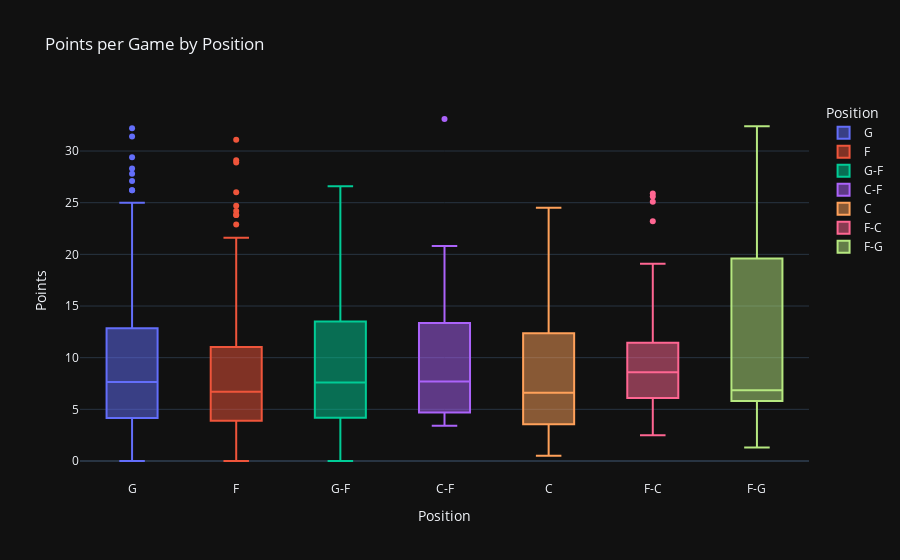

This figure's notebook cell:
### Markdown cell above
# 4. <a id='toc4_'></a>[Making some charts](#toc0_)

### Code cell
px.box(filtered_df,
       x = 'POSITION',
       y = 'PTS',
       color = 'POSITION',
       hover_name='PLAYER_NAME',
       title = 'Points per Game by Position',
       labels = {'PTS':'Points', 'POSITION': 'Position'},
       category_orders = {'Pos':('G', 'G-F', 'F-G', 'F', 'F-C', 'C-F', 'C')},
       template='plotly_dark')

### Figure 1 — Plotly figure (JSON) as saved in the notebook; plotly's stock layout.template omitted (floating-point values rounded to 4 significant figures; data arrays with more than 128 entries replaced by an {"elided": "..."} marker saying what was removed)
{"data": [{"alignmentgroup": "True", "hovertemplate": "<b>%{hovertext}</b><br><br>Position=%{x}<br>Points=%{y}<extra></extra>", "hovertext": {"elided": "208 str values"}, "legendgroup": "G", "marker": {"color": "#636efa"}, "name": "G", "notched": false, "offsetgroup": "G", "orientation": "v", "showlegend": true, "type": "box", "x": {"elided": "208 str values"}, "x0": " ", "xaxis": "x", "y": {"elided": "208 float values"}, "y0": " ", "yaxis": "y"}, {"alignmentgroup": "True", "hovertemplate": "<b>%{hovertext}</b><br><br>Position=%{x}<br>Points=%{y}<extra></extra>", "hovertext": {"elided": "157 str values"}, "legendgroup": "F", "marker": {"color": "#EF553B"}, "name": "F", "notched": false, "offsetgroup": "F", "orientation": "v", "showlegend": true, "type": "box", "x": {"elided": "157 str values"}, "x0": " ", "xaxis": "x", "y": {"elided": "157 float values"}, "y0": " ", "yaxis": "y"}, {"alignmentgroup": "True", "hovertemplate": "<b>%{hovertext}</b><br><br>Position=%{x}<br>Points=%{y}<extra></extra>", "hovertext": ["Aaron Nesmith", "Amir Coffey", "Andre Iguodala", "Andrew Nembhard", "Ben Simmons", "Bennedict Mathurin", "Bruce Brown", "Damion Lee", "DeMar DeRozan", "Devin Vassell", "Dillon Brooks", "Dylan Windler", "Evan Fournier", "Furkan Korkmaz", "Garrett Temple", "Gary Trent Jr.", "Jalen Williams", "Jarrett Culver", "Jaylen Brown", "Joe Harris", "Joe Wieskamp", "Justin Champagnie", "Kenrich Williams", "Kevin Huerter", "Kevin Porter Jr.", "Lonnie Walker IV", "Matisse Thybulle", "Max Strus", "Mikal Bridges", "Nicolas Batum", "PJ Dozier", "Reggie Bullock", "Romeo Langford", "Shake Milton", "Sterling Brown", "Svi Mykhailiuk", "Terance Mann", "Terrence Ross", "Theo Pinson", "Tim Hardaway Jr.", "Troy Brown Jr.", "Ty Jerome", "Yuta Watanabe"], "legendgroup": "G-F", "marker": {"color": "#00cc96"}, "name": "G-F", "notched": false, "offsetgroup": "G-F", "orientation": "v", "showlegend": true, "type": "box", "x": ["G-F", "G-F", "G-F", "G-F", "G-F", "G-F", "G-F", "G-F", "G-F", "G-F", "G-F", "G-F", "G-F", "G-F", "G-F", "G-F", "G-F", "G-F", "G-F", "G-F", "G-F", "G-F", "G-F", "G-F", "G-F", "G-F", "G-F", "G-F", "G-F", "G-F", "G-F", "G-F", "G-F", "G-F", "G-F", "G-F", "G-F", "G-F", "G-F", "G-F", "G-F", "G-F", "G-F"], "x0": " ", "xaxis": "x", "y": [10.1, 3.4, 2.1, 9.5, 6.9, 16.7, 11.5, 8.2, 24.5, 18.5, 14.3, 1.7, 6.1, 3.8, 2, 17.4, 14.1, 4.4, 26.6, 7.6, 1, 2.2, 8, 15.2, 19.2, 11.7, 4.1, 11.5, 20.1, 6.1, 1.4, 7.2, 6.9, 8.4, 0, 6.9, 8.8, 8.3, 2.4, 14.4, 7.1, 6.9, 5.6], "y0": " ", "yaxis": "y"}, {"alignmentgroup": "True", "hovertemplate": "<b>%{hovertext}</b><br><br>Position=%{x}<br>Points=%{y}<extra></extra>", "hovertext": ["Al Horford", "Bam Adebayo", "Bol Bol", "Charles Bassey", "Goga Bitadze", "Isaiah Hartenstein", "JaVale McGee", "Jaxson Hayes", "Joel Embiid", "Kai Jones", "Karl-Anthony Towns", "Luke Kornet", "Mitchell Robinson", "Myles Turner", "Naz Reid", "Robert Williams III", "Thomas Bryant", "Udoka Azubuike", "Wendell Carter Jr.", "Willy Hernangomez"], "legendgroup": "C-F", "marker": {"color": "#ab63fa"}, "name": "C-F", "notched": false, "offsetgroup": "C-F", "orientation": "v", "showlegend": true, "type": "box", "x": ["C-F", "C-F", "C-F", "C-F", "C-F", "C-F", "C-F", "C-F", "C-F", "C-F", "C-F", "C-F", "C-F", "C-F", "C-F", "C-F", "C-F", "C-F", "C-F", "C-F"], "x0": " ", "xaxis": "x", "y": [9.8, 20.4, 9.1, 5.7, 4.4, 5, 4.4, 5, 33.1, 3.4, 20.8, 3.8, 7.4, 18, 11.5, 8, 9.8, 3.5, 15.2, 6.9], "y0": " ", "yaxis": "y"}, {"alignmentgroup": "True", "hovertemplate": "<b>%{hovertext}</b><br><br>Position=%{x}<br>Points=%{y}<extra></extra>", "hovertext": ["Alex Len", "Alperen Sengun", "Andre Drummond", "Bismack Biyombo", "Boban Marjanovic", "Brook Lopez", "Chance Comanche", "Christian Koloko", "Clint Capela", "Damian Jones", "Day'Ron Sharpe", "DeAndre Jordan", "Deandre Ayton", "Dewayne Dedmon", "Evan Mobley", "Gorgui Dieng", "Ivica Zubac", "Jakob Poeltl", "Jalen Duren", "James Wiseman", "Jarrett Allen", "Jay Huff", "Jericho Sims", "Jock Landale", "Jonas Valanciunas", "Jusuf Nurkic", "Khem Birch", "Luka Garza", "Mark Williams", "Marko Simonovic", "Mfiondu Kabengele", "Micah Potter", "Mo Bamba", "Moses Brown", "Neemias Queta", "Nic Claxton", "Nick Richards", "Nikola Jokic", "Nikola Vucevic", "Olivier Sarr", "Omer Yurtseven", "Orlando Robinson", "Robin Lopez", "Rudy Gobert", "Steven Adams", "Vernon Carey Jr.", "Walker Kessler"], "legendgroup": "C", "marker": {"color": "#FFA15A"}, "name": "C", "notched": false, "offsetgroup": "C", "orientation": "v", "showlegend": true, "type": "box", "x": ["C", "C", "C", "C", "C", "C", "C", "C", "C", "C", "C", "C", "C", "C", "C", "C", "C", "C", "C", "C", "C", "C", "C", "C", "C", "C", "C", "C", "C", "C", "C", "C", "C", "C", "C", "C", "C", "C", "C", "C", "C", "C", "C", "C", "C", "C", "C"], "x0": " ", "xaxis": "x", "y": [1.7, 14.8, 6, 4.3, 3.3, 15.9, 7, 3.1, 12, 3.5, 4.7, 5.1, 18, 5.2, 16.2, 3.9, 10.8, 12.5, 9.1, 10, 14.3, 7.3, 3.4, 6.6, 14.1, 13.3, 2.2, 6.5, 9, 0.9, 1.5, 3.4, 6.6, 4.3, 2.4, 12.6, 8.2, 24.5, 17.6, 4, 4.4, 3.7, 3, 13.4, 8.6, 0.5, 9.2], "y0": " ", "yaxis": "y"}, {"alignmentgroup": "True", "hovertemplate": "<b>%{hovertext}</b><br><br>Position=%{x}<br>Points=%{y}<extra></extra>", "hovertext": ["Anthony Davis", "Bruno Fernando", "Chimezie Metu", "Chris Boucher", "Cody Zeller", "Daniel Gafford", "Daniel Theis", "Dario Saric", "Dean Wade", "Domantas Sabonis", "Drew Eubanks", "Dwight Powell", "Frank Kaminsky", "Isaiah Stewart", "JaMychal Green", "Jalen McDaniels", "Jalen Smith", "Jaren Jackson Jr.", "John Collins", "Julius Randle", "Kelly Olynyk", "Kevin Love", "Kristaps Porzingis", "Larry Nance Jr.", "Lauri Markkanen", "Mason Plumlee", "Meyers Leonard", "Mike Muscala", "Montrezl Harrell", "Moritz Wagner", "Nathan Knight", "Onyeka Okongwu", "Sandro Mamukelashvili", "Santi Aldama", "Zach Collins", "Zeke Nnaji"], "legendgroup": "F-C", "marker": {"color": "#FF6692"}, "name": "F-C", "notched": false, "offsetgroup": "F-C", "orientation": "v", "showlegend": true, "type": "box", "x": ["F-C", "F-C", "F-C", "F-C", "F-C", "F-C", "F-C", "F-C", "F-C", "F-C", "F-C", "F-C", "F-C", "F-C", "F-C", "F-C", "F-C", "F-C", "F-C", "F-C", "F-C", "F-C", "F-C", "F-C", "F-C", "F-C", "F-C", "F-C", "F-C", "F-C", "F-C", "F-C", "F-C", "F-C", "F-C", "F-C"], "x0": " ", "xaxis": "x", "y": [25.9, 3.9, 4.9, 9.4, 6.5, 9, 7, 6.4, 4.7, 19.1, 6.6, 6.7, 2.5, 11.3, 6.4, 9.4, 9.4, 18.6, 13.1, 25.1, 12.5, 8.2, 23.2, 6.8, 25.6, 10.8, 4.8, 6.1, 5.6, 10.5, 3.7, 9.9, 6.1, 9, 11.6, 5.2], "y0": " ", "yaxis": "y"}, {"alignmentgroup": "True", "hovertemplate": "<b>%{hovertext}</b><br><br>Position=%{x}<br>Points=%{y}<extra></extra>", "hovertext": ["Cam Reddish", "Danuel House Jr.", "De'Andre Hunter", "Isaac Okoro", "Jayson Tatum", "Joe Ingles", "Justin Holiday", "Justise Winslow", "KZ Okpala", "Keldon Johnson", "Kelly Oubre Jr.", "Kyle Anderson", "Luka Doncic", "Nassir Little", "Oshae Brissett", "RJ Barrett", "Rudy Gay", "Stanley Johnson"], "legendgroup": "F-G", "marker": {"color": "#B6E880"}, "name": "F-G", "notched": false, "offsetgroup": "F-G", "orientation": "v", "showlegend": true, "type": "box", "x": ["F-G", "F-G", "F-G", "F-G", "F-G", "F-G", "F-G", "F-G", "F-G", "F-G", "F-G", "F-G", "F-G", "F-G", "F-G", "F-G", "F-G", "F-G"], "x0": " ", "xaxis": "x", "y": [9.7, 4.8, 15.4, 6.4, 30.1, 6.9, 4.5, 6.8, 1.3, 22, 20.3, 9.4, 32.4, 6.6, 6.1, 19.6, 5.2, 5.8], "y0": " ", "yaxis": "y"}], "layout": {"boxmode": "overlay", "legend": {"title": {"text": "Position"}, "tracegroupgap": 0}, "title": {"text": "Points per Game by Position"}, "xaxis": {"anchor": "y", "categoryarray": ["G", "F", "G-F", "C-F", "C", null, "F-C", "F-G"], "categoryorder": "array", "domain": [0, 1], "title": {"text": "Position"}}, "yaxis": {"anchor": "x", "domain": [0, 1], "title": {"text": "Points"}}}}
